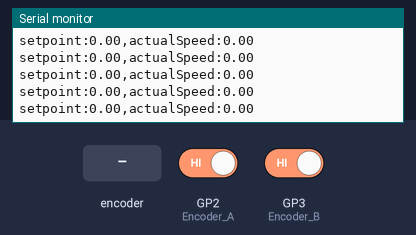
A sketch run on a simulated Raspberry Pi Pico. Shown: the last lines printed to the serial monitor. The test bench sets the inputs (shaded band); at power-on: GP2 (Encoder_A) HIGH, GP3 (Encoder_B) HIGH.

Above: at 1.2 s.
1.3 s: rotary encoder on GP2 (Encoder_A) / GP3 (Encoder_B) turned 1 step (first pin leading)
At 1.37 s:
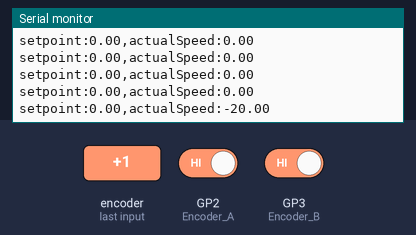
3.0 s: rotary encoder on GP2 (Encoder_A) / GP3 (Encoder_B) turned 2 steps (second pin leading)
At 3.12 s:
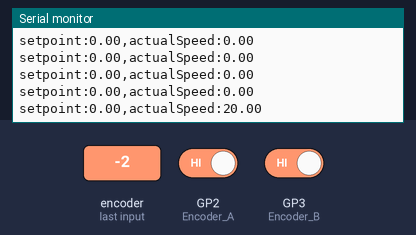
Timing chart, 0 to 6.0 s (numbered marks = the images above; inputs shaded):
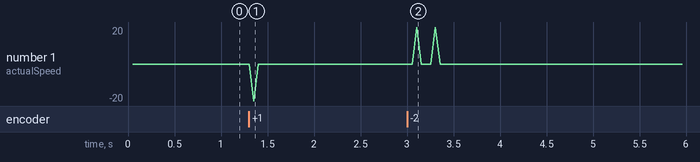

Measured:
- after the input at 1.3 s, the serial monitor: prints a new line after 0.05 s (image 1)
- after the input at 3.0 s, the serial monitor: prints a new line after 0.11 s (image 2)

The sketch:

serial_report_194.ino
```cpp
// snippet: serial_report_194
// tags: serial, report, uart
// boards: avr, esp32, megaavr, nano33iot, romi32u4, rp2040
// library: none
// description: Serial plotter for motor tuning: print setpoint and actual speed (encoder count/sec) as labeled C…
// prompts: plotter, motor, tuning, setpoint, actual, speed
// verified: compile-only
// source: kd-generated (id 194)
// exact-include: math.h

#include <math.h>

float setpoint = 0.0f;
float actualSpeed = 0.0f;
volatile int encCount = 0;
unsigned long prevMs = 0;

void setup() {
  Serial.begin(115200);
  pinMode(2, INPUT_PULLUP);  // Encoder A
  pinMode(3, INPUT_PULLUP);  // Encoder B
  attachInterrupt(digitalPinToInterrupt(2), onEncoderA, RISING);
}

void loop() {
  unsigned long now = millis();
  if (now - prevMs < 50) return;  // 20 Hz
  prevMs = now;

  // Calculate actual speed (encoder count/sec)
  noInterrupts();
  int count = encCount;
  encCount = 0;  // Reset encoder count for next cycle
  interrupts();
  actualSpeed = count * 20.0f;  // 20 Hz update rate

  // Format: "setpoint:actualSpeed\n"
  Serial.print("setpoint:"); Serial.print(setpoint, 2);
  Serial.print(",actualSpeed:"); Serial.println(actualSpeed, 2);
}

void onEncoderA() {
  if (digitalRead(3) == HIGH) encCount++;
  else encCount--;
}
```
